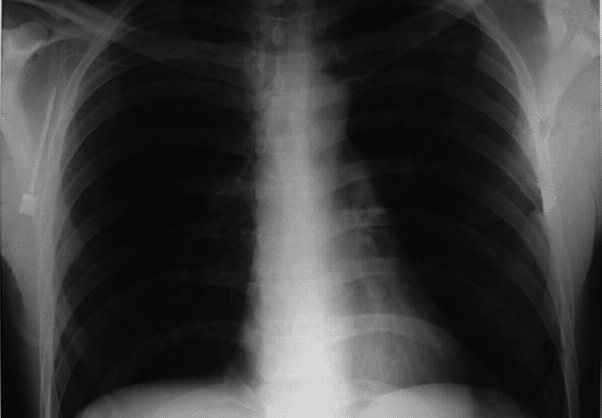
#> input picture imgs/ChestXray.tif, 602 x 418 px
$ python Xray.py   (older library calls are emulated)
#> lines starting #> are read from the running program, lines starting #| are printed output that depends on the picture
### Lp_Hp_Filters.py
#dia 46: custom LPC and HPC filter functions
import numpy as np

def lpcfilter(shape, ftype='ideal', D0 = 0, n=1, center=(0,0)):
    """
    Generate low pass circular filter H in the frequency domain
    shape: shape of the filter,
    ftype: type of the filter: 'ideal', 'gaussian' or 'butterworth',
    DO: range of the filter frame
    n: order of the butterworth filter,
    center: shift of the center point of the filter relative to the center of the frequency rectangle
    """
    r,c = shape
    R,C = np.ogrid[:r,:c]
    H = np.zeros((r,c))
    D = np.sqrt((R -  r//2 - center[0])**2 + (C -  c//2 - center[1])**2)

    if ftype == 'ideal':
        #all pixels within radius set to 1.0
        H[D < D0] = 1.0
    elif ftype == 'gaussian':
        H = np.exp(-(D)**2/(2*(D0)**2))
    elif (ftype == 'butterworth') | (ftype == 'btw'):
        H = 1/(1 + (D/D0)**(2*n))

    return H

def hpcfilter(shape, ftype='ideal', D0 = 0, n=1, center=(0,0)):
    """
    Generate low pass circular filter H in the frequency domain
    """
    H = 1 - lpcfilter(shape, ftype = ftype, D0 = D0, n = n, center = center)

    return H

### Xray.py
#dia 51: High frequency emphasis filtering and histogram equalization for image enhancement

import cv2
from numpy.fft import (fft2, ifft2, fftshift)
import matplotlib.pyplot as plt
import numpy as np
from Lp_Hp_Filters import hpcfilter

img = cv2.imread('./imgs/ChestXray.tif', cv2.IMREAD_GRAYSCALE)
#> img is the input picture: shape (418, 602); min 3, max 227, mean 60.1
F = fftshift(fft2(img))

fig, axs = plt.subplots(2, 2, figsize=(12,8))
ax = axs.ravel()
[axi.set_axis_off() for axi in ax.ravel()]


axs[0,0].imshow(img, cmap='gray', vmin = 1.0, vmax = 255)
axs[0,0].set_title("Original image")

H = hpcfilter(img.shape, ftype = 'gaussian', D0 = 8)

highpass = np.real(ifft2(fftshift(H*F), img.shape))
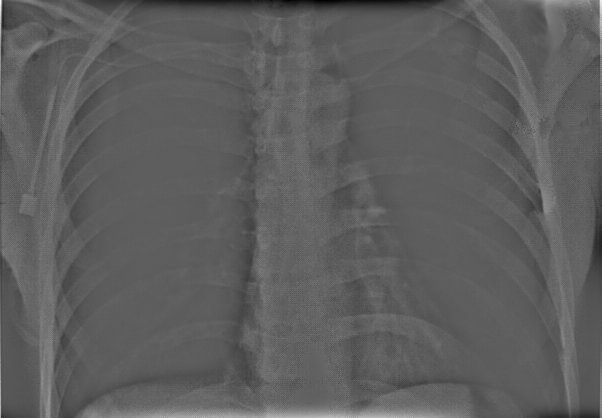
#> highpass: shape (418, 602) float64; min -96.8, max 164.3, mean 0; drawn with min black and max white

axs[0,1].imshow(highpass, cmap='gray', vmin = 1.0, vmax = 255)
axs[0,1].set_title("Highpass filtering")

a = 1
b = 3

high_freq_emph = np.real(ifft2(fftshift((a+ b*H)*F), img.shape))
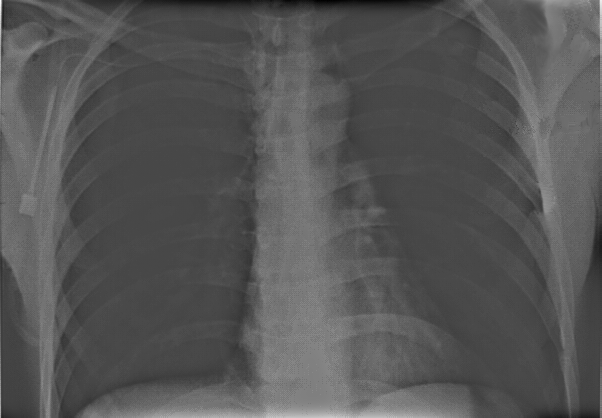
#> high_freq_emph: shape (418, 602) float64; min -273, max 712.8, mean 60.1; drawn with min black and max white

axs[1,0].imshow(high_freq_emph, cmap='gray')
axs[1,0].set_title("High frequency emphasis result")


#Normalizing the image in order to equlize it afterwards
high_freq_emph = cv2.normalize(high_freq_emph, None, 0, 255, cv2.NORM_MINMAX,  dtype=cv2.CV_8UC1)
hist_eq = cv2.equalizeHist(high_freq_emph)
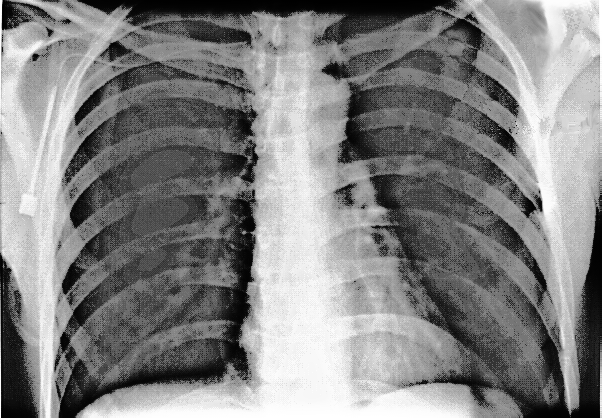
#> hist_eq: shape (418, 602); min 0, max 255, mean 131.3

axs[1,1].imshow(hist_eq, cmap='gray', vmin = 1.0, vmax = 255)
axs[1,1].set_title('After histogram equalisation')

fig.show()
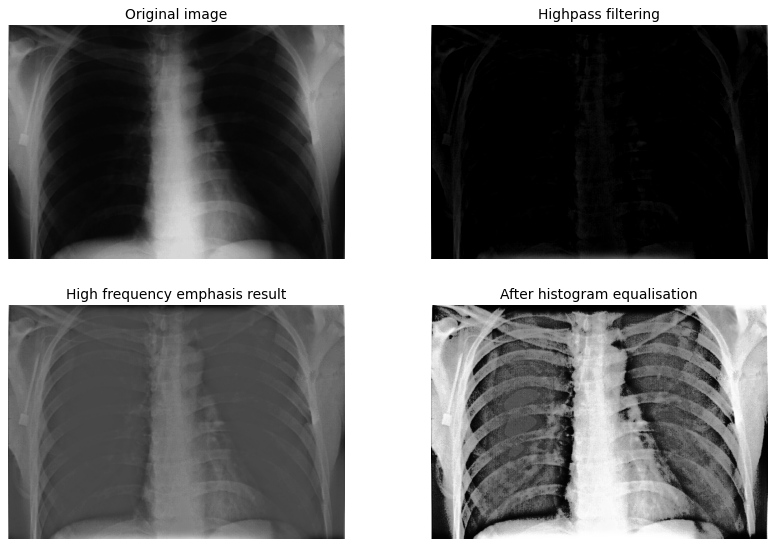
#> figure drawn by matplotlib, 4 panels

cv2.waitKey(100000) #cv2.waitKey(0) doesn't work

$ run again, with imgs/Apollo17boulder.tif copied over imgs/ChestXray.tif
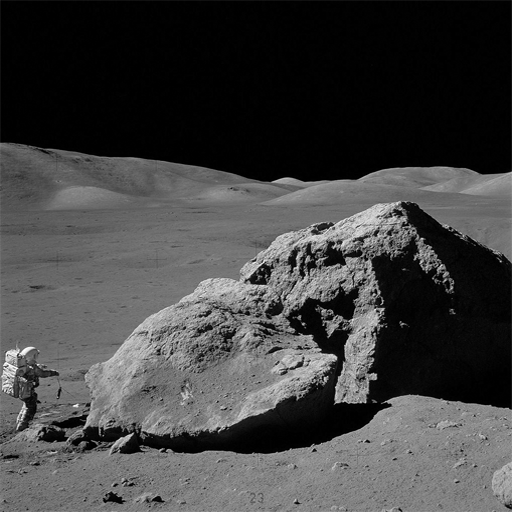
#> input picture imgs/Apollo17boulder.tif, 512 x 512 px
#> img is the input picture: shape (512, 512); min 0, max 255, mean 66
#> `hist_eq = cv2.equalizeHist(high_freq_emph)`:
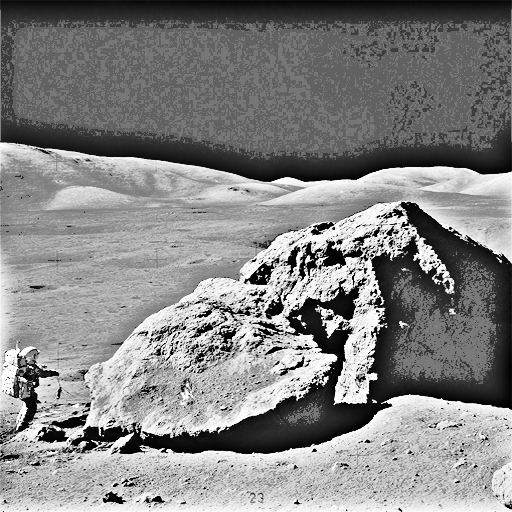
#> hist_eq: shape (512, 512); min 0, max 255, mean 132
#> `fig.show()`:
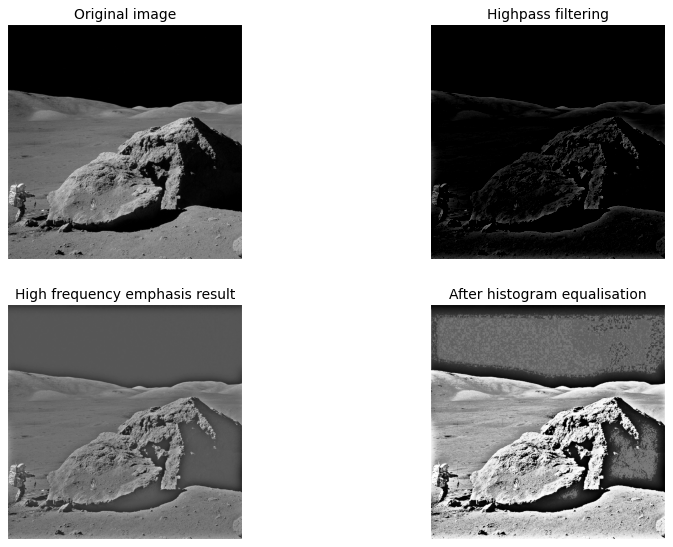
#> figure drawn by matplotlib, 4 panels

$ run again, with imgs/bodyscan.tif copied over imgs/ChestXray.tif
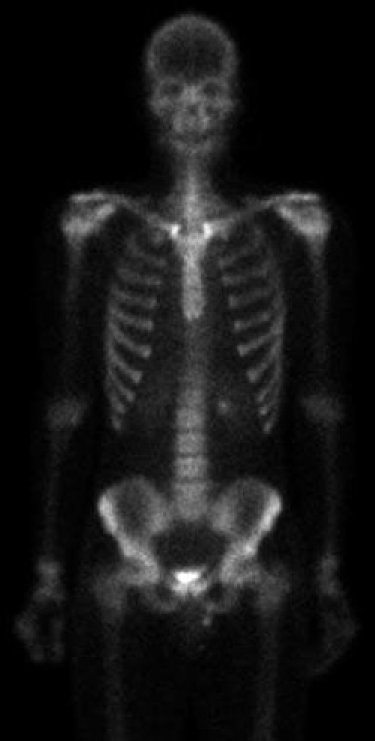
#> input picture imgs/bodyscan.tif, 750 x 1482 px (shown at 1/2 size)
#> img is the input picture: shape (1482, 750); min 0, max 255, mean 22.5
#> `hist_eq = cv2.equalizeHist(high_freq_emph)`:
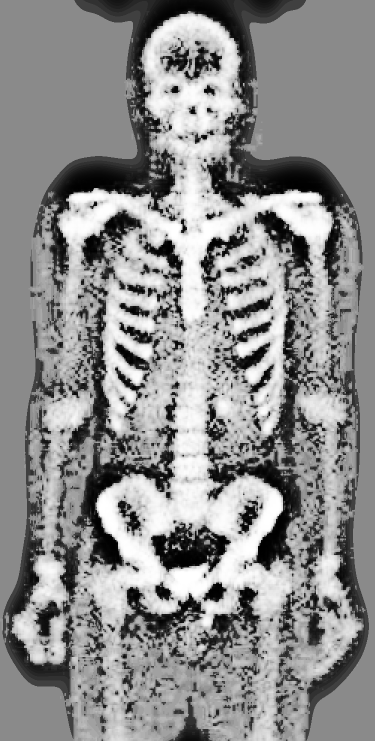
#> hist_eq: shape (1482, 750) (shown at 1/2 size); min 0, max 255, mean 140.3
#> `fig.show()`:
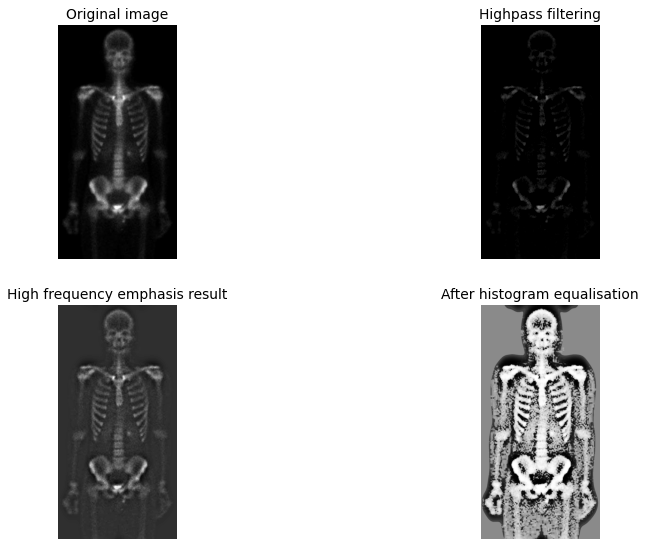
#> figure drawn by matplotlib, 4 panels
